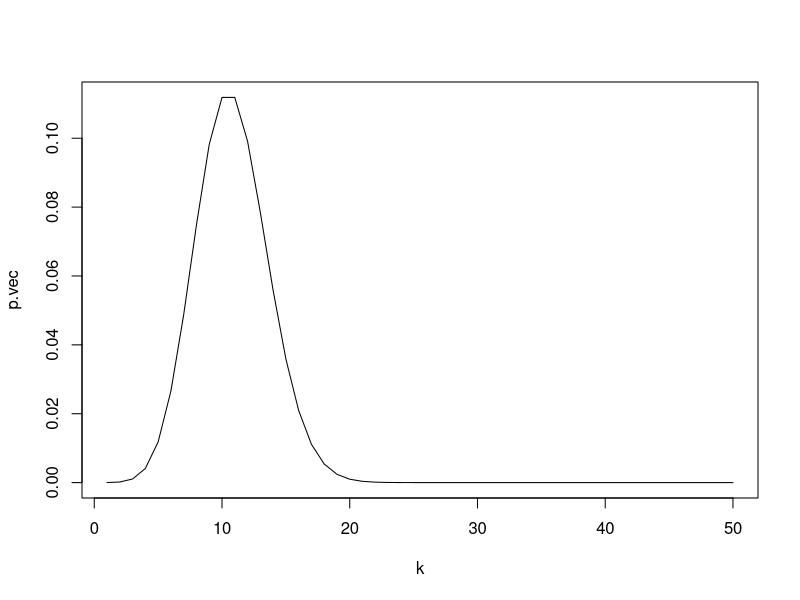
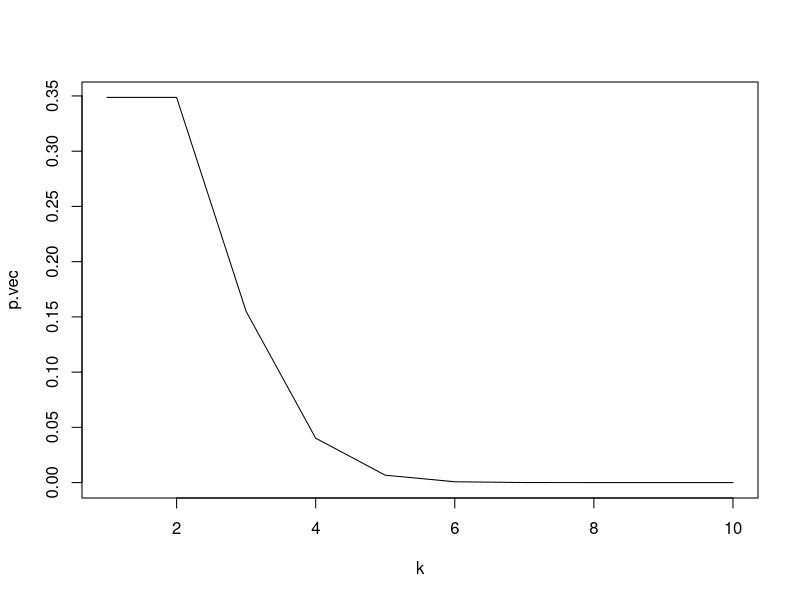
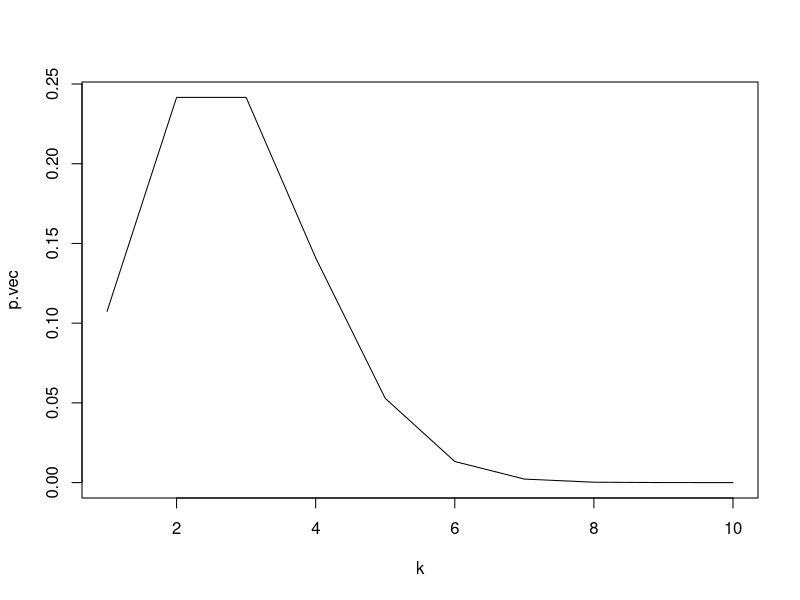
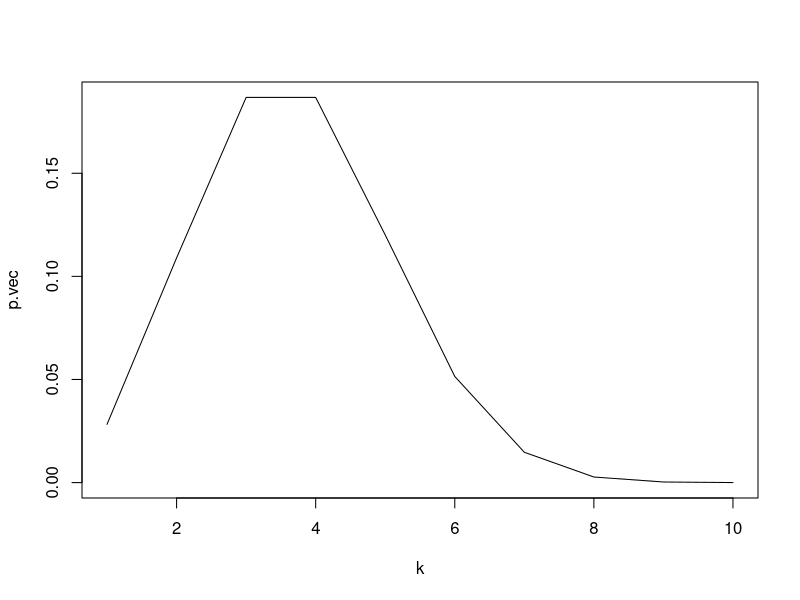
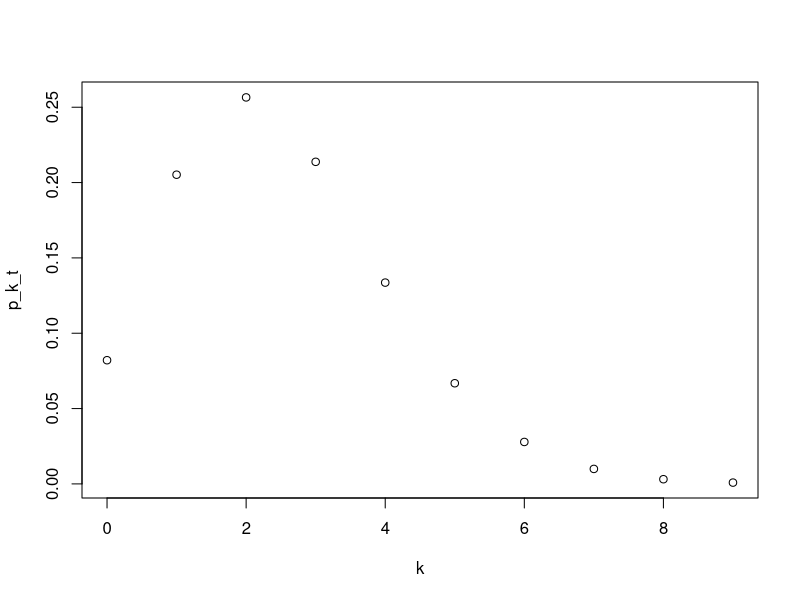
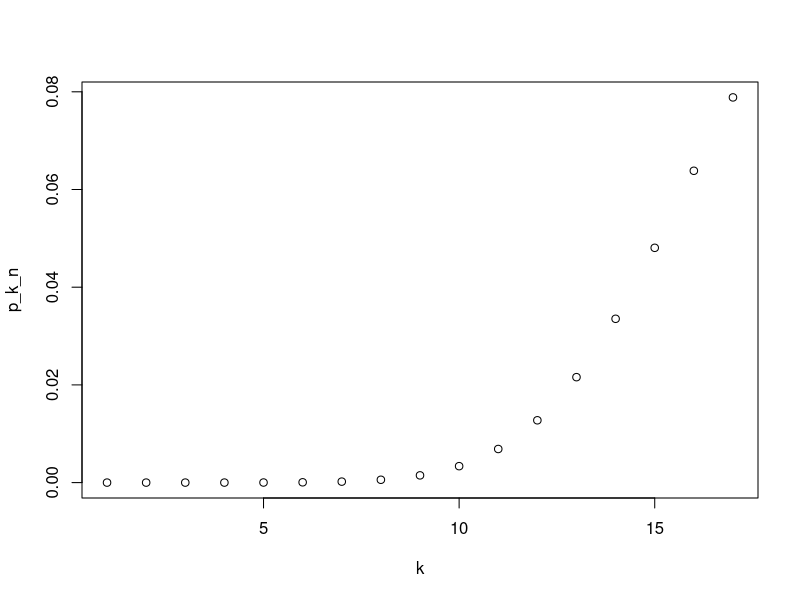
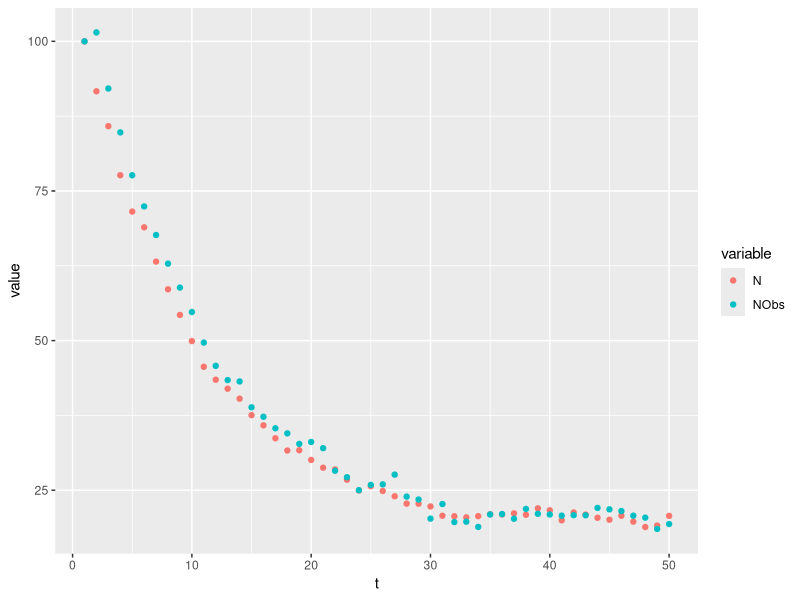

Source code (R) for these figures, in order:
## ---- chunk 1
library(dplyr)
library(ggplot2)
library(reshape2)
## ---- chunk 2
p <- 0.2
N <- 50
## ---- chunk 3
Po <- (1-p)^N
## ---- chunk 4
probKN <- function (N=50,p=0.2,k){
  k <- seq(1,N,by=1)
  p.vec <- vector(length=length(k), "numeric")
  p.vec[1] <- Po
  for (i in k) {
  p.vec[i+1] = ((N-k[i])/k[i])*((p)/(1-p))*p.vec[i]
  p.vec <- p.vec[1:50]
  }
  plot(x=k, y=p.vec, type="l")
  
}
probKN()
## ---- chunk 5
probKNPest <- function (N=10,p=0.1,k){
  k <- seq(1,N,by=1)
  p.vec <- vector(length=length(k), "numeric")
  p.vec[1] <- (1-p)^N
  for (i in k) {
  p.vec[i+1] = ((N-k[i])/k[i])*((p)/(1-p))*p.vec[i]
  p.vec <- p.vec[1:11]
  k <- k[1:11]
  }
  plot(x=k, y=p.vec, type="l")
}
probKNPest()
probKNPest(p=0.2)
probKNPest(p=0.3)
## ---- chunk 6
r <- 0.05
t <- 50
cutoff <- 0.999
Pot <- (2.71828)^(-r*t)
Sum <- Pot

p_k_t <- NA
p_k_t[1] <- Pot
i <- 1
k <- NA
k[1] <- 0


while(Sum < cutoff){
  i <- i + 1 #make the loop iterate over i
  k[i] <- k[i-1] + 1 #set k[i] for the next loop
  #cat('i = ', i, ' k = ', k, ' Sum = ', Sum, 'p=', p_k_t, '\n')
  p_k_t[i] <- ((r*t)/k[i])*(p_k_t[i-1])
  Sum = Sum + p_k_t[i]
}
plot(x=k, y=p_k_t)

## ---- chunk 7
set.seed(1)
N <- 100
p <- 0.2
U <- runif(n=1, min=0, max=1)
p_k_n <- NA
k <- NA
k[1] <- 1
Sum <- 0
i <- 1
p_k_n[1] <- choose(N,k)*((p)^k[i])*((1-p)^(N-k[i]))

while (Sum < U){
  i <- i + 1
  k[i] <- k[i-1] + 1
  #cat('i = ', i, ' k = ', k,'p=', p_k_n,' Sum = ', Sum, 'U=', U, '\n')
  p_k_n[i] <- choose(N,k[i])*((p)^k[i])*((1-p)^(N-k[i]))
  Sum <- Sum + p_k_n[i]
}
plot(x=k, y=p_k_n)
U
## ---- chunk 8
s <- 0.9
b <- 2
sigN <- 0.95
sigW <- 1.05
sigV <- 1.12
N <- NA
NObs <- NA
N[1] <- 100
NObs[1] <- 100
t <- seq(1, 50, by=1)

for (i in t) {
  #cat('N = ', N, ' NObs = ', NObs,'i=', i)
  N[i+1] <- s*N[i] + b + rnorm(n=1, mean = 0, sd= sigW)
  NObs[i+1] <- N[i] + rnorm(n=1, mean=0, sd=sigV) 
}

ObsVsPred <- data.frame(t, N[1:50], NObs[1:50])
colnames(ObsVsPred) <- c("t", "N", "NObs")
ObsVsPred <-melt(ObsVsPred, id=c("t"))


ggplot(ObsVsPred, aes(x=t, y=value, color=variable))+
  geom_point()

